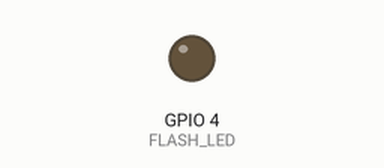
This sketch was run on a simulated ESP32. On the bench: output pins drawn as LEDs (lit = HIGH). WiFi joins after 1.5 s; servers stay silent unless stated; uploads are accepted with an empty reply; the local clock reads 2024-03-15 10:24:30 at power-on unless the sketch sets it; the camera gives no picture; what the sketch prints to the serial monitor is not drawn. At 3.2 s the program puts the board to deep sleep or switches it off; the recording ends there.

Above: at 0.0 s.
At 2.1 s:
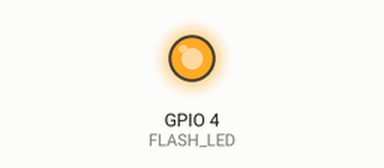
Timing chart, 0 to 3.2 s (numbered marks = the images above):
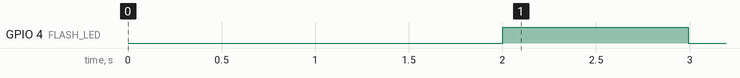

Measured:
- by itself, GPIO 4 (FLASH_LED): LOW → HIGH at 2.0 s, → LOW 0.99 s later

The sketch:

HydroloopCam.ino
```cpp
/*
  Hydroloop BGA · Fase 1 · ESP32-CAM en el medidor de agua
  ---------------------------------------------------------
  - Se despierta una vez al día (HORA_FOTO, en la madrugada).
  - Enciende el flash LED, toma una foto de los dígitos del medidor y la envía al servidor.
  - El servidor lee los números (OCR), calcula los litros del día y los muestra en la app.
  - Luego se duerme (deep sleep) hasta el día siguiente.
  - Al conectarla a la corriente toma una foto de inmediato (sirve para probar).

  Placa: "AI Thinker ESP32-CAM"  (Arduino IDE → Herramientas → Placa → esp32 → AI Thinker ESP32-CAM)
  Requiere: paquete de placas "esp32" de Espressif (Gestor de placas). No necesita librerías extra.
*/
#include "esp_camera.h"
#include <WiFi.h>
#include <WiFiClientSecure.h>
#include <HTTPClient.h>
#include <time.h>
#include "driver/rtc_io.h"

// ======================= CONFIGURA AQUÍ =======================
const char* WIFI_SSID   = "TU_WIFI";
const char* WIFI_CLAVE  = "TU_CLAVE_WIFI";
// Servidor: el de Render (https://...) o el de tu computador (http://192.168.1.10:3000)
const char* SERVIDOR    = "https://hydroloop-bga.onrender.com";
const char* DEVICE_KEY  = "sensor-hydroloop-123";   // el mismo DEVICE_KEY del servidor
const char* DISPOSITIVO = "ESP32-001";              // el mismo serial que escribes en la app
// Medidor: dígitos negros (m³) y rojos (fracción) que se leen
const int   ENTEROS     = 5;
const int   DECIMALES   = 3;
// Zona de la foto donde están los números: x, y, ancho, alto (fracciones de 0 a 1).
// Ajústala con las primeras fotos (se ven en la app → Dashboard → Medidor).
const char* RECORTE     = "0.20,0.37,0.60,0.19";
const int   HORA_FOTO   = 3;     // 3:00 a. m. (hora de Colombia)
// ===============================================================

// Pines de la cámara (AI Thinker)
#define PWDN_GPIO_NUM 32
#define RESET_GPIO_NUM -1
#define XCLK_GPIO_NUM 0
#define SIOD_GPIO_NUM 26
#define SIOC_GPIO_NUM 27
#define Y9_GPIO_NUM 35
#define Y8_GPIO_NUM 34
#define Y7_GPIO_NUM 39
#define Y6_GPIO_NUM 36
#define Y5_GPIO_NUM 21
#define Y4_GPIO_NUM 19
#define Y3_GPIO_NUM 18
#define Y2_GPIO_NUM 5
#define VSYNC_GPIO_NUM 25
#define HREF_GPIO_NUM 23
#define PCLK_GPIO_NUM 22
#define FLASH_LED 4

bool iniciarCamara() {
  camera_config_t c = {};
  c.ledc_channel = LEDC_CHANNEL_0;  c.ledc_timer = LEDC_TIMER_0;
  c.pin_d0 = Y2_GPIO_NUM; c.pin_d1 = Y3_GPIO_NUM; c.pin_d2 = Y4_GPIO_NUM; c.pin_d3 = Y5_GPIO_NUM;
  c.pin_d4 = Y6_GPIO_NUM; c.pin_d5 = Y7_GPIO_NUM; c.pin_d6 = Y8_GPIO_NUM; c.pin_d7 = Y9_GPIO_NUM;
  c.pin_xclk = XCLK_GPIO_NUM; c.pin_pclk = PCLK_GPIO_NUM; c.pin_vsync = VSYNC_GPIO_NUM; c.pin_href = HREF_GPIO_NUM;
  c.pin_sccb_sda = SIOD_GPIO_NUM; c.pin_sccb_scl = SIOC_GPIO_NUM;
  c.pin_pwdn = PWDN_GPIO_NUM; c.pin_reset = RESET_GPIO_NUM;
  c.xclk_freq_hz = 20000000;
  c.pixel_format = PIXFORMAT_JPEG;
  c.frame_size = psramFound() ? FRAMESIZE_SVGA : FRAMESIZE_VGA;   // 800x600 (o 640x480 sin PSRAM)
  c.jpeg_quality = 10;                                           // 0-63: menor = mejor calidad
  c.fb_count = 1;
  c.fb_location = psramFound() ? CAMERA_FB_IN_PSRAM : CAMERA_FB_IN_DRAM;
  c.grab_mode = CAMERA_GRAB_LATEST;
  if (esp_camera_init(&c) != ESP_OK) return false;
  sensor_t* s = esp_camera_sensor_get();
  s->set_brightness(s, 0);
  s->set_contrast(s, 1);
  return true;
}

bool conectarWifi() {
  WiFi.mode(WIFI_STA);
  WiFi.begin(WIFI_SSID, WIFI_CLAVE);
  for (int i = 0; i < 40 && WiFi.status() != WL_CONNECTED; i++) delay(500);
  return WiFi.status() == WL_CONNECTED;
}

camera_fb_t* tomarFoto() {
  rtc_gpio_hold_dis((gpio_num_t)FLASH_LED);
  pinMode(FLASH_LED, OUTPUT);
  digitalWrite(FLASH_LED, HIGH);                 // flash encendido
  delay(300);
  for (int i = 0; i < 3; i++) {                  // descarta fotos mientras se ajusta la exposición
    camera_fb_t* f = esp_camera_fb_get();
    if (f) esp_camera_fb_return(f);
    delay(150);
  }
  camera_fb_t* fb = esp_camera_fb_get();
  digitalWrite(FLASH_LED, LOW);
  return fb;
}

int enviarFoto(camera_fb_t* fb) {
  String url = String(SERVIDOR) + "/api/lecturas/foto?dispositivo=" + DISPOSITIVO +
               "&enteros=" + ENTEROS + "&decimales=" + DECIMALES + "&recorte=" + RECORTE;
  for (int intento = 1; intento <= 3; intento++) {
    HTTPClient http;
    WiFiClientSecure seguro;
    WiFiClient normal;
    bool https = url.startsWith("https");
    if (https) { seguro.setInsecure(); http.begin(seguro, url); }  // sin verificar certificado
    else http.begin(normal, url);
    http.setConnectTimeout(30000);
    http.setTimeout(60000);                      // máx. 65 s (Render gratis tarda ~1 min en despertar)
    http.addHeader("Content-Type", "image/jpeg");
    http.addHeader("x-device-key", DEVICE_KEY);
    int codigo = http.POST(fb->buf, fb->len);
    Serial.printf("Intento %d → HTTP %d\n", intento, codigo);
    if (codigo > 0) Serial.println(http.getString());
    http.end();
    if (codigo > 0 && codigo < 500) return codigo;   // 201 = leída; 422 = no se pudo leer (la foto queda en la app)
    delay(10000);
  }
  return -1;
}

uint64_t segundosHastaLaProximaFoto() {
  configTime(-5 * 3600, 0, "pool.ntp.org", "time.google.com");   // hora de Colombia (UTC-5)
  struct tm t;
  if (!getLocalTime(&t, 15000)) return 24ULL * 3600;             // sin hora: vuelve en 24 h
  long ahora = t.tm_hour * 3600L + t.tm_min * 60L + t.tm_sec;
  long objetivo = HORA_FOTO * 3600L;
  long espera = objetivo - ahora;
  if (espera <= 60) espera += 24L * 3600;
  Serial.printf("Son las %02d:%02d. Próxima foto en %ld s\n", t.tm_hour, t.tm_min, espera);
  return (uint64_t)espera;
}

void dormir(uint64_t segundos) {
  digitalWrite(FLASH_LED, LOW);
  rtc_gpio_hold_en((gpio_num_t)FLASH_LED);       // evita que el flash brille dormido
  esp_sleep_enable_timer_wakeup(segundos * 1000000ULL);
  Serial.println("Durmiendo...");
  Serial.flush();
  esp_deep_sleep_start();
}

void setup() {
  Serial.begin(115200);
  delay(200);
  Serial.println("\nHydroloop BGA · ESP32-CAM");

  if (!iniciarCamara()) { Serial.println("Error: cámara"); dormir(3600); }
  if (!conectarWifi())  { Serial.println("Error: WiFi");   dormir(1800); }   // reintenta en 30 min
  Serial.print("WiFi OK, IP: "); Serial.println(WiFi.localIP());

  camera_fb_t* fb = tomarFoto();
  if (!fb) { Serial.println("Error: foto"); dormir(1800); }
  Serial.printf("Foto: %u bytes\n", fb->len);
  enviarFoto(fb);
  esp_camera_fb_return(fb);

  dormir(segundosHastaLaProximaFoto());
}

void loop() {}   // no se usa: todo ocurre en setup() y luego duerme
```
